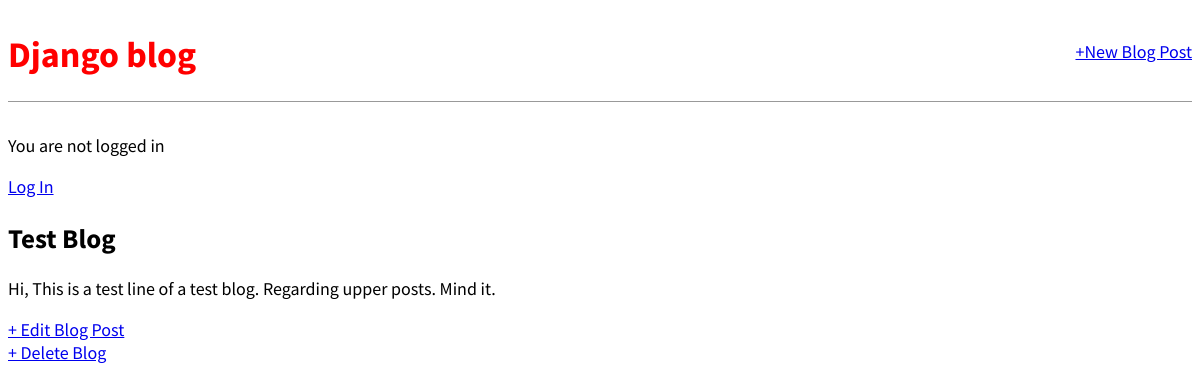
Page /post/6/ on the committed database.
### blog/models.py (models this page shows, shortened)
class Post(models.Model):
    title = models.CharField(max_length = 200)
    author = models.ForeignKey(
        'auth.User',
        on_delete = models.CASCADE,
        )
    body = models.TextField()

### blog/views.py (the view)
# urls.py: path('post/<int:pk>/', BlogDetailView.as_view(), name='post_detail'),
class BlogDetailView(DetailView):
    model = Post
    template_name = 'post_detail.html'

### templates/post_detail.html
{% extends 'base.html' %}
{% block content %}
  <div class="post entry">
    <h2>{{ post.title }}</h2>
    <p>{{ post.body }}</p>
  </div>
  <a href="{% url 'post_edit' post.pk %}">+ Edit Blog Post</a></br>
  <a href="{% url 'post_delete' post.pk %}">+ Delete Blog</a>
{% endblock content %}

### static/css/base.css (style rules this page uses)
body { font-family: 'Source Sans Pro', sans-serif; font-size: 18px }

### rows in the picture
Post: title "Test Blog", body "Hi, This is a test line of a test blog. Regarding upper posts. Mind it."
